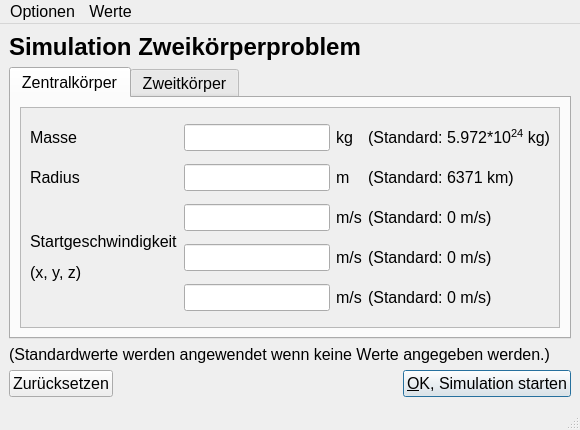
<?xml version="1.0" encoding="UTF-8"?>
<ui version="4.0">
 <class>EntryWindow</class>
 <widget class="QMainWindow" name="EntryWindow">
  <property name="geometry">
   <rect>
    <x>0</x>
    <y>0</y>
    <width>580</width>
    <height>430</height>
   </rect>
  </property>
  <property name="font">
   <font>
    <pointsize>12</pointsize>
   </font>
  </property>
  <property name="windowTitle">
   <string>Eingabe</string>
  </property>
  <widget class="QWidget" name="centralwidget">
   <layout class="QVBoxLayout" name="verticalLayout">
    <item>
     <widget class="QLabel" name="label_17">
      <property name="text">
       <string>&lt;html&gt;&lt;head/&gt;&lt;body&gt;&lt;p&gt;&lt;span style=&quot; font-size:18pt; font-weight:600;&quot;&gt;Simulation Zweikörperproblem&lt;/span&gt;&lt;/p&gt;&lt;/body&gt;&lt;/html&gt;</string>
      </property>
     </widget>
    </item>
    <item>
     <widget class="QTabWidget" name="tabWidget">
      <property name="tabPosition">
       <enum>QTabWidget::North</enum>
      </property>
      <property name="currentIndex">
       <number>0</number>
      </property>
      <property name="movable">
       <bool>false</bool>
      </property>
      <widget class="QWidget" name="tab">
       <attribute name="title">
        <string>Zentralkörper</string>
       </attribute>
       <layout class="QGridLayout" name="gridLayout_4">
        <item row="0" column="0">
         <widget class="QScrollArea" name="scrollArea_2">
          <property name="widgetResizable">
           <bool>true</bool>
          </property>
          <widget class="QWidget" name="scrollAreaWidgetContents_3">
           <property name="geometry">
            <rect>
             <x>0</x>
             <y>0</y>
             <width>538</width>
             <height>212</height>
            </rect>
           </property>
           <layout class="QGridLayout" name="gridLayout">
            <item row="0" column="0">
             <widget class="QLabel" name="label">
              <property name="text">
               <string>Masse</string>
              </property>
             </widget>
            </item>
            <item row="0" column="1">
             <widget class="QLineEdit" name="central_mass"/>
            </item>
            <item row="0" column="2">
             <widget class="QLabel" name="label_6">
              <property name="text">
               <string>&lt;html&gt;&lt;head/&gt;&lt;body&gt;&lt;p&gt;kg&lt;/p&gt;&lt;/body&gt;&lt;/html&gt;</string>
              </property>
             </widget>
            </item>
            <item row="0" column="3">
             <widget class="QLabel" name="label_5">
              <property name="text">
               <string>&lt;html&gt;&lt;head/&gt;&lt;body&gt;&lt;p&gt;(Standard: 5.972*10&lt;span style=&quot; vertical-align:super;&quot;&gt;24&lt;/span&gt; kg)&lt;/p&gt;&lt;/body&gt;&lt;/html&gt;</string>
              </property>
             </widget>
            </item>
            <item row="1" column="0">
             <widget class="QLabel" name="label_3">
              <property name="text">
               <string>Radius</string>
              </property>
             </widget>
            </item>
            <item row="1" column="1">
             <widget class="QLineEdit" name="central_radius"/>
            </item>
            <item row="1" column="2">
             <widget class="QLabel" name="label_11">
              <property name="text">
               <string>&lt;html&gt;&lt;head/&gt;&lt;body&gt;&lt;p&gt;m&lt;/p&gt;&lt;/body&gt;&lt;/html&gt;</string>
              </property>
             </widget>
            </item>
            <item row="1" column="3">
             <widget class="QLabel" name="label_4">
              <property name="text">
               <string>&lt;html&gt;&lt;head/&gt;&lt;body&gt;&lt;p&gt;(Standard: 6371 km)&lt;/p&gt;&lt;/body&gt;&lt;/html&gt;</string>
              </property>
             </widget>
            </item>
            <item row="2" column="1">
             <widget class="QLineEdit" name="central_v0_x"/>
            </item>
            <item row="2" column="2">
             <widget class="QLabel" name="label_26">
              <property name="text">
               <string>m/s</string>
              </property>
             </widget>
            </item>
            <item row="2" column="3">
             <widget class="QLabel" name="label_29">
              <property name="text">
               <string>(Standard: 0 m/s)</string>
              </property>
             </widget>
            </item>
            <item row="3" column="1">
             <widget class="QLineEdit" name="central_v0_y"/>
            </item>
            <item row="3" column="2">
             <widget class="QLabel" name="label_27">
              <property name="text">
               <string>m/s</string>
              </property>
             </widget>
            </item>
            <item row="3" column="3">
             <widget class="QLabel" name="label_30">
              <property name="text">
               <string>(Standard: 0 m/s)</string>
              </property>
             </widget>
            </item>
            <item row="4" column="1">
             <widget class="QLineEdit" name="central_v0_z"/>
            </item>
            <item row="4" column="2">
             <widget class="QLabel" name="label_28">
              <property name="text">
               <string>m/s</string>
              </property>
             </widget>
            </item>
            <item row="4" column="3">
             <widget class="QLabel" name="label_31">
              <property name="text">
               <string>(Standard: 0 m/s)</string>
              </property>
             </widget>
            </item>
            <item row="2" column="0" rowspan="3">
             <widget class="QLabel" name="label_25">
              <property name="text">
               <string>&lt;html&gt;&lt;head/&gt;&lt;body&gt;&lt;p&gt;Startgeschwindigkeit&lt;/p&gt;&lt;p&gt;(x, y, z)&lt;/p&gt;&lt;/body&gt;&lt;/html&gt;</string>
              </property>
             </widget>
            </item>
           </layout>
          </widget>
         </widget>
        </item>
       </layout>
      </widget>
      <widget class="QWidget" name="tab_2">
       <attribute name="title">
        <string>Zweitkörper</string>
       </attribute>
       <layout class="QGridLayout" name="gridLayout_3">
        <item row="0" column="0">
         <widget class="QScrollArea" name="scrollArea">
          <property name="widgetResizable">
           <bool>true</bool>
          </property>
          <widget class="QWidget" name="scrollAreaWidgetContents_2">
           <property name="geometry">
            <rect>
             <x>0</x>
             <y>0</y>
             <width>538</width>
             <height>212</height>
            </rect>
           </property>
           <layout class="QGridLayout" name="gridLayout_2">
            <item row="0" column="0">
             <widget class="QLabel" name="label_2">
              <property name="text">
               <string>Masse</string>
              </property>
             </widget>
            </item>
            <item row="0" column="1">
             <widget class="QLineEdit" name="sat_mass"/>
            </item>
            <item row="0" column="2">
             <widget class="QLabel" name="label_10">
              <property name="text">
               <string>&lt;html&gt;&lt;head/&gt;&lt;body&gt;&lt;p&gt;kg&lt;/p&gt;&lt;/body&gt;&lt;/html&gt;</string>
              </property>
             </widget>
            </item>
            <item row="0" column="3">
             <widget class="QLabel" name="label_12">
              <property name="text">
               <string>&lt;html&gt;&lt;head/&gt;&lt;body&gt;&lt;p&gt;(Standard: 500 kg)&lt;/p&gt;&lt;/body&gt;&lt;/html&gt;</string>
              </property>
             </widget>
            </item>
            <item row="1" column="0">
             <widget class="QLabel" name="label_8">
              <property name="text">
               <string>Radius</string>
              </property>
             </widget>
            </item>
            <item row="1" column="1">
             <widget class="QLineEdit" name="sat_radius"/>
            </item>
            <item row="1" column="2">
             <widget class="QLabel" name="label_7">
              <property name="text">
               <string>&lt;html&gt;&lt;head/&gt;&lt;body&gt;&lt;p&gt;m&lt;/p&gt;&lt;/body&gt;&lt;/html&gt;</string>
              </property>
             </widget>
            </item>
            <item row="1" column="3">
             <widget class="QLabel" name="label_9">
              <property name="text">
               <string>&lt;html&gt;&lt;head/&gt;&lt;body&gt;&lt;p&gt;(Standard: 2 m)&lt;/p&gt;&lt;/body&gt;&lt;/html&gt;</string>
              </property>
             </widget>
            </item>
            <item row="2" column="1">
             <widget class="QLineEdit" name="sat_v0_x"/>
            </item>
            <item row="2" column="2">
             <widget class="QLabel" name="label_21">
              <property name="text">
               <string>m/s</string>
              </property>
             </widget>
            </item>
            <item row="2" column="3">
             <widget class="QLabel" name="label_23">
              <property name="text">
               <string>(Standard: 0 m/s)</string>
              </property>
             </widget>
            </item>
            <item row="3" column="1">
             <widget class="QLineEdit" name="sat_v0_y"/>
            </item>
            <item row="3" column="2">
             <widget class="QLabel" name="label_19">
              <property name="text">
               <string>m/s</string>
              </property>
             </widget>
            </item>
            <item row="3" column="3">
             <widget class="QLabel" name="label_20">
              <property name="text">
               <string>(Standard: 0 m/s)</string>
              </property>
             </widget>
            </item>
            <item row="4" column="1">
             <widget class="QLineEdit" name="sat_v0_z"/>
            </item>
            <item row="4" column="2">
             <widget class="QLabel" name="label_22">
              <property name="text">
               <string>m/s</string>
              </property>
             </widget>
            </item>
            <item row="4" column="3">
             <widget class="QLabel" name="label_24">
              <property name="text">
               <string>(Standard: -8000 m/s)</string>
              </property>
             </widget>
            </item>
            <item row="5" column="0">
             <widget class="QLabel" name="label_16">
              <property name="toolTip">
               <string>Start-Distanz zum Zentralkörper</string>
              </property>
              <property name="text">
               <string>Start-Distanz</string>
              </property>
              <property name="wordWrap">
               <bool>true</bool>
              </property>
             </widget>
            </item>
            <item row="5" column="1">
             <widget class="QLineEdit" name="distance"/>
            </item>
            <item row="5" column="2">
             <widget class="QLabel" name="label_14">
              <property name="text">
               <string>&lt;html&gt;&lt;head/&gt;&lt;body&gt;&lt;p&gt;m&lt;/p&gt;&lt;/body&gt;&lt;/html&gt;</string>
              </property>
             </widget>
            </item>
            <item row="5" column="3">
             <widget class="QLabel" name="label_15">
              <property name="text">
               <string>&lt;html&gt;&lt;head/&gt;&lt;body&gt;&lt;p&gt;(Standard: 1000 km)&lt;/p&gt;&lt;/body&gt;&lt;/html&gt;</string>
              </property>
             </widget>
            </item>
            <item row="2" column="0" rowspan="3">
             <widget class="QLabel" name="label_18">
              <property name="text">
               <string>&lt;html&gt;&lt;head/&gt;&lt;body&gt;&lt;p&gt;Startgeschwindigkeit&lt;/p&gt;&lt;p&gt;(x, y, z)&lt;/p&gt;&lt;/body&gt;&lt;/html&gt;</string>
              </property>
             </widget>
            </item>
           </layout>
          </widget>
         </widget>
        </item>
       </layout>
      </widget>
     </widget>
    </item>
    <item>
     <widget class="QLabel" name="label_13">
      <property name="font">
       <font>
        <pointsize>12</pointsize>
       </font>
      </property>
      <property name="text">
       <string>(Standardwerte werden angewendet wenn keine Werte angegeben werden.)</string>
      </property>
     </widget>
    </item>
    <item>
     <layout class="QHBoxLayout" name="horizontalLayout">
      <item>
       <widget class="QPushButton" name="b_reset">
        <property name="text">
         <string>Zurücksetzen</string>
        </property>
       </widget>
      </item>
      <item>
       <spacer name="horizontalSpacer">
        <property name="orientation">
         <enum>Qt::Horizontal</enum>
        </property>
        <property name="sizeHint" stdset="0">
         <size>
          <width>100</width>
          <height>0</height>
         </size>
        </property>
       </spacer>
      </item>
      <item>
       <widget class="QPushButton" name="b_ok">
        <property name="text">
         <string>&amp;OK, Simulation starten</string>
        </property>
        <property name="default">
         <bool>true</bool>
        </property>
       </widget>
      </item>
     </layout>
    </item>
   </layout>
  </widget>
  <widget class="QMenuBar" name="menubar">
   <property name="geometry">
    <rect>
     <x>0</x>
     <y>0</y>
     <width>580</width>
     <height>26</height>
    </rect>
   </property>
   <widget class="QMenu" name="menuOptionen">
    <property name="title">
     <string>Optionen</string>
    </property>
    <addaction name="actionEinstellungen"/>
    <addaction name="separator"/>
    <addaction name="actionVerlassen"/>
    <addaction name="actionNeu_starten"/>
   </widget>
   <widget class="QMenu" name="menuBeispiele">
    <property name="title">
     <string>Werte</string>
    </property>
    <addaction name="actionVoreinstellungen"/>
    <addaction name="separator"/>
    <addaction name="actiongespeicherte_Werte_laden"/>
    <addaction name="actionWertedatei_oeffnen"/>
    <addaction name="separator"/>
    <addaction name="actionWerte_speichern"/>
    <addaction name="actionWertedatei_speichern_unter"/>
   </widget>
   <addaction name="menuOptionen"/>
   <addaction name="menuBeispiele"/>
  </widget>
  <widget class="QStatusBar" name="statusbar"/>
  <action name="actionEinstellungen">
   <property name="text">
    <string>Einstellungen...</string>
   </property>
   <property name="toolTip">
    <string>Einstellungen öffnen</string>
   </property>
   <property name="shortcut">
    <string>Ctrl+I</string>
   </property>
  </action>
  <action name="actionVerlassen">
   <property name="text">
    <string>Verlassen</string>
   </property>
   <property name="toolTip">
    <string>Programm schliessen</string>
   </property>
   <property name="shortcut">
    <string>Ctrl+Q</string>
   </property>
  </action>
  <action name="actiongespeicherte_Werte_laden">
   <property name="text">
    <string>Laden</string>
   </property>
   <property name="toolTip">
    <string>Werte laden und eintragen</string>
   </property>
   <property name="shortcut">
    <string>Ctrl+L</string>
   </property>
  </action>
  <action name="actionVoreinstellungen">
   <property name="text">
    <string>Voreinstellungen...</string>
   </property>
   <property name="toolTip">
    <string>Voreinstellungen öffnen</string>
   </property>
   <property name="shortcut">
    <string>Ctrl+E</string>
   </property>
  </action>
  <action name="actionWertedatei_oeffnen">
   <property name="text">
    <string>Öffnen von...</string>
   </property>
   <property name="toolTip">
    <string>Wertedatei öffnen</string>
   </property>
   <property name="shortcut">
    <string>Ctrl+Shift+L</string>
   </property>
  </action>
  <action name="actionWerte_speichern">
   <property name="text">
    <string>Speichern</string>
   </property>
   <property name="toolTip">
    <string>Werte speichern</string>
   </property>
   <property name="shortcut">
    <string>Ctrl+S</string>
   </property>
  </action>
  <action name="actionWertedatei_speichern_unter">
   <property name="text">
    <string>Speichern unter...</string>
   </property>
   <property name="toolTip">
    <string>Werte speichern unter</string>
   </property>
   <property name="shortcut">
    <string>Ctrl+Shift+S</string>
   </property>
  </action>
  <action name="actionNeu_starten">
   <property name="text">
    <string>Neu starten</string>
   </property>
   <property name="toolTip">
    <string>Programm neu starten</string>
   </property>
   <property name="shortcut">
    <string>Ctrl+Shift+Q</string>
   </property>
  </action>
 </widget>
 <tabstops>
  <tabstop>b_ok</tabstop>
 </tabstops>
 <resources/>
 <connections/>
</ui>
